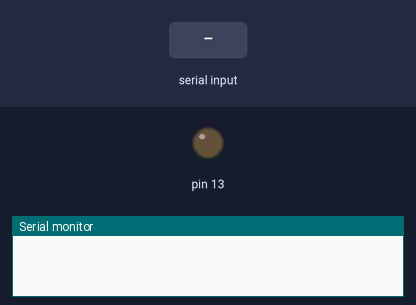
This sketch was run on a simulated Arduino Uno, built with avr-gcc and run on an emulated ATmega328P. On the bench: output pins drawn as LEDs (lit = HIGH), the last lines printed to the serial monitor. The test bench sets the inputs (shaded band).

Above: at 1.2 s.
1.3 s: "1" received over the second serial link
At 2.5 s:
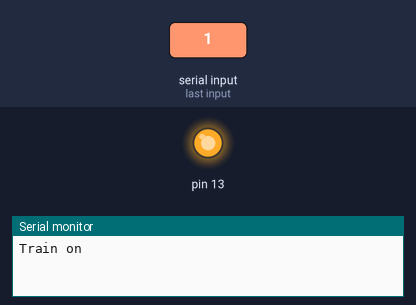
2.8 s: "0" received over the second serial link
At 3.8 s:
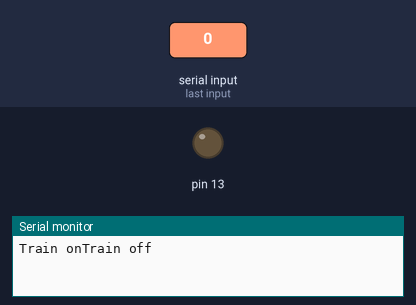
Timing chart, 0 to 5.8 s (numbered marks = the images above; inputs shaded):
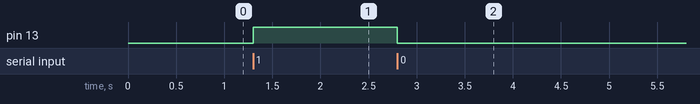

The sketch:

train_circuit_control.ino
```cpp
//----------------------Including Required libraries-----------------------------//

#include <SoftwareSerial.h>
SoftwareSerial BTserial(2,3); // RX | TX


//----------------------Defining variables-------------------------------------//

char rc;
//const int Train_switch;


//---------------------Setup--------------------------------------------------//

void setup() {

       Serial.begin(9600);
       BTserial.begin(9600);
       pinMode(13, OUTPUT);
       digitalWrite(13,LOW);

  // put your setup code here, to run once:

}

//---------------------------Main Loop----------------------------------------//

void loop()
{
if (BTserial.available() > 0) {

      rc = BTserial.read();

      if (rc=='0') {

                digitalWrite(13,LOW);
                Serial.write("Train off");

                }

        if (rc=='1' ){


                digitalWrite(13,HIGH);
                Serial.write("Train on");
                }

}
}
```

Measured:
- after the input at 1.3 s, pin 13: LOW → HIGH at once
- after the input at 2.8 s, pin 13: HIGH → LOW at once
